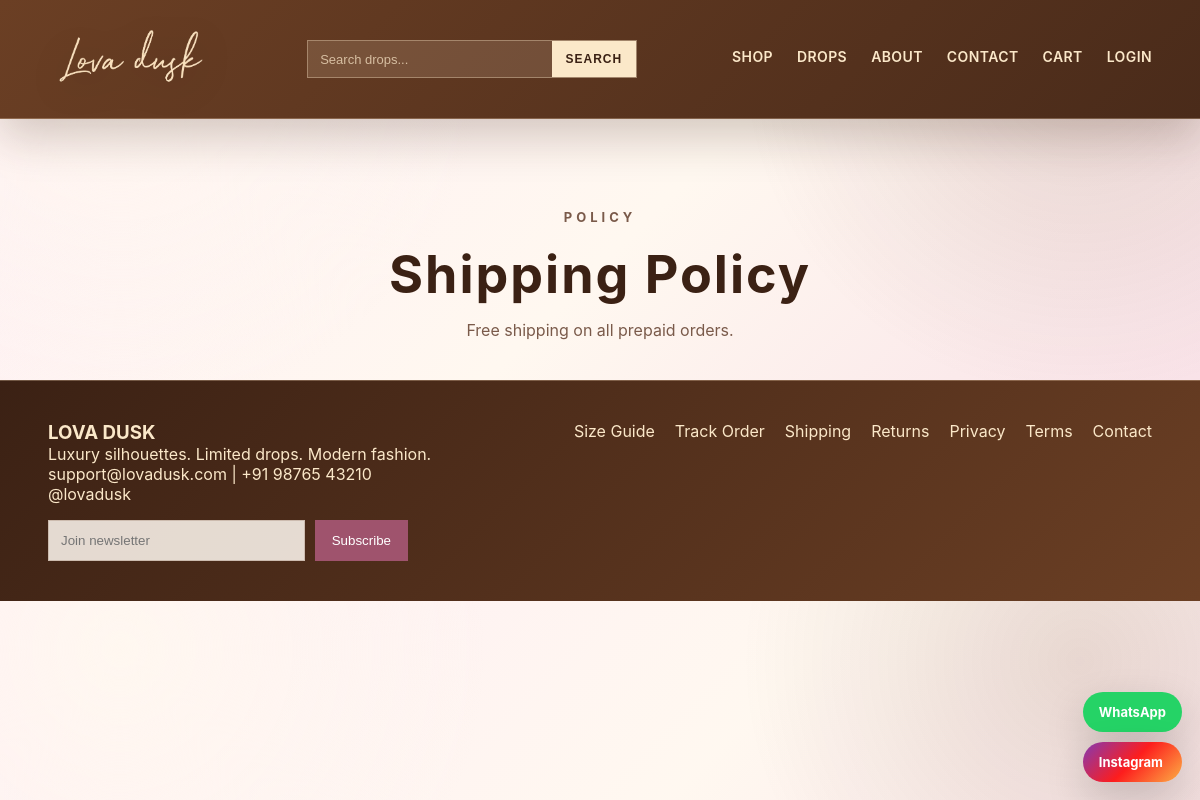
The app's page /shipping-policy.php with its own data.
### tables this page shows
CREATE TABLE `settings` (
  `id` int(11) NOT NULL,
  `setting_key` varchar(120) NOT NULL,
  `setting_value` text DEFAULT NULL,
  `updated_at` timestamp NOT NULL DEFAULT current_timestamp() ON UPDATE current_timestamp()
);

### database/phase11-schema.php (called while the page is built, shortened)
<?php
function get_setting($conn, $key, $default = "") {
    $stmt = $conn->prepare("SELECT setting_value FROM settings WHERE setting_key = ? LIMIT 1");
    $stmt->bind_param("s", $key);
    $stmt->execute();
    $row = $stmt->get_result()->fetch_assoc();
    return $row ? $row["setting_value"] : $default;
}
?>

### includes/functions.php (called while the page is built, shortened)
<?php
function clean($value) {
    return htmlspecialchars(trim($value), ENT_QUOTES, "UTF-8");
}
?>

### shipping-policy.php (the view, shortened to what this page needs)
<?php
require_once "config/db.php";
require_once "includes/functions.php";
require_once "database/phase11-schema.php";
include "includes/header.php";
?>
<section class="page-hero">
    <p class="eyebrow">Policy</p>
    <h1>Shipping Policy</h1>
    <p><?= clean(get_setting($conn, "shipping_text")); ?></p>
</section>
<?php include "includes/footer.php"; ?>

### includes/footer.php (shortened to what this page needs)
<?php
if (file_exists(__DIR__ . "/../database/phase11-schema.php")) {
    require_once __DIR__ . "/../database/phase11-schema.php";
}
$waNumber = function_exists("get_setting") ? get_setting($conn, "whatsapp_number", "919876543210") : "919876543210";
$instagramLink = function_exists("get_setting") ? get_setting($conn, "instagram_link", "#") : "#";
?>
<footer class="site-footer">
    <div>
        <h3><?= clean(function_exists("get_setting") ? get_setting($conn, "site_name", "LOVA DUSK") : "LOVA DUSK"); ?></h3>
        <p><?= clean(function_exists("get_setting") ? get_setting($conn, "footer_tagline", "Luxury silhouettes. Limited drops. Modern fashion.") : "Luxury silhouettes. Limited drops. Modern fashion."); ?></p>
        <p><?= clean(function_exists("get_setting") ? get_setting($conn, "contact_email", "") : ""); ?> | <?= clean(function_exists("get_setting") ? get_setting($conn, "contact_phone", "") : ""); ?></p>
        <p><?= clean(function_exists("get_setting") ? get_setting($conn, "instagram_handle", "@lovadusk") : "@lovadusk"); ?></p>
        <form method="POST" action="<?= BASE_URL; ?>ajax/newsletter.php" class="newsletter-form">
            <input type="email" name="email" placeholder="Join newsletter" required>
            <button type="submit">Subscribe</button>
        </form>
    </div>
    <div class="footer-links">
        <a href="<?= BASE_URL; ?>size-guide.php">Size Guide</a>
        <a href="<?= BASE_URL; ?>track-order.php">Track Order</a>
        <a href="<?= BASE_URL; ?>shipping-policy.php">Shipping</a>
        <a href="<?= BASE_URL; ?>returns-policy.php">Returns</a>
        <a href="<?= BASE_URL; ?>privacy-policy.php">Privacy</a>
        <a href="<?= BASE_URL; ?>terms-services.php">Terms</a>
        <a href="<?= BASE_URL; ?>contact.php">Contact</a>
    </div>
</footer>
<div class="floating-socials">
    <a href="https://wa.me/<?= clean($waNumber); ?>" target="_blank" class="float-btn whatsapp-btn">WhatsApp</a>
    <a href="<?= clean($instagramLink); ?>" target="_blank" class="float-btn instagram-btn">Instagram</a>
</div>
</body>
</html>

### records on screen
settings: setting_value "Free shipping on all prepaid orders."
settings: setting_value "LOVA DUSK"
settings: setting_value "Luxury silhouettes. Limited drops. Modern fashion."
settings: setting_value "support@lovadusk.com"
settings: setting_value "+91 98765 43210"
settings: setting_value "@lovadusk"
